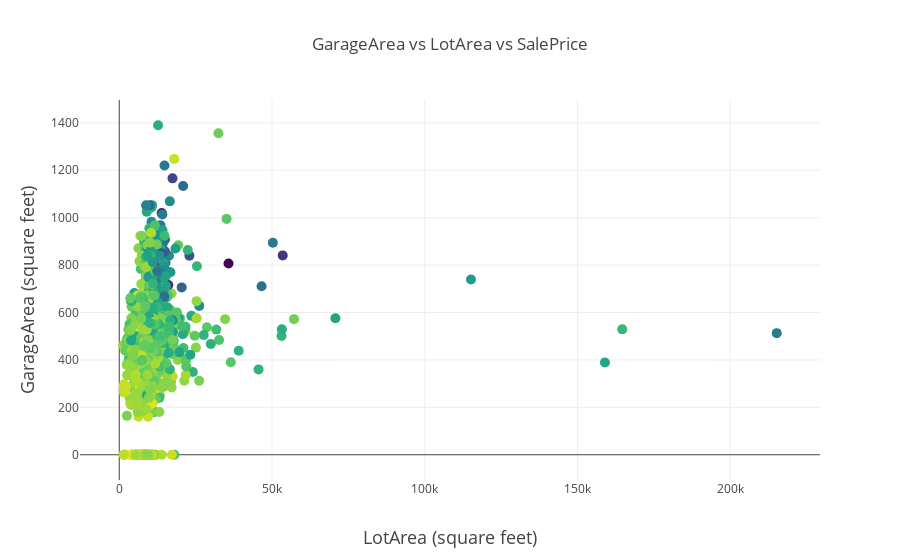

Here is the notebook cell this chart was saved with:
### Code cell
trace = go.Scatter(x=train['LotArea'], y=train['GarageArea'], mode='markers',
                   marker=dict(color=train['SalePrice'].max() - train['SalePrice'],
                   size=10, colorscale='Viridis'))
layout = go.Layout(
    title='GarageArea vs LotArea vs SalePrice',
    xaxis=dict(
        title='LotArea (square feet)',
        titlefont=dict(
            size=18,
        )
    ),
    yaxis=dict(
        title='GarageArea (square feet)',
        titlefont=dict(
            size=18,
        )
    ),
    showlegend=False
)

data = [trace]
fig = go.Figure(data=data, layout=layout)
ply.iplot(fig)

### Figure 1 — Plotly figure (JSON) as saved in the notebook; plotly's stock layout.template omitted (floating-point values rounded to 4 significant figures; data arrays with more than 128 entries replaced by an {"elided": "..."} marker saying what was removed)
{"data": [{"marker": {"color": {"elided": "1456 int values"}, "colorscale": "Viridis", "size": 10}, "mode": "markers", "type": "scatter", "x": {"elided": "1456 int values"}, "y": {"elided": "1456 int values"}}], "layout": {"showlegend": false, "title": "GarageArea vs LotArea vs SalePrice", "xaxis": {"title": "LotArea (square feet)", "titlefont": {"size": 18}}, "yaxis": {"title": "GarageArea (square feet)", "titlefont": {"size": 18}}}}
